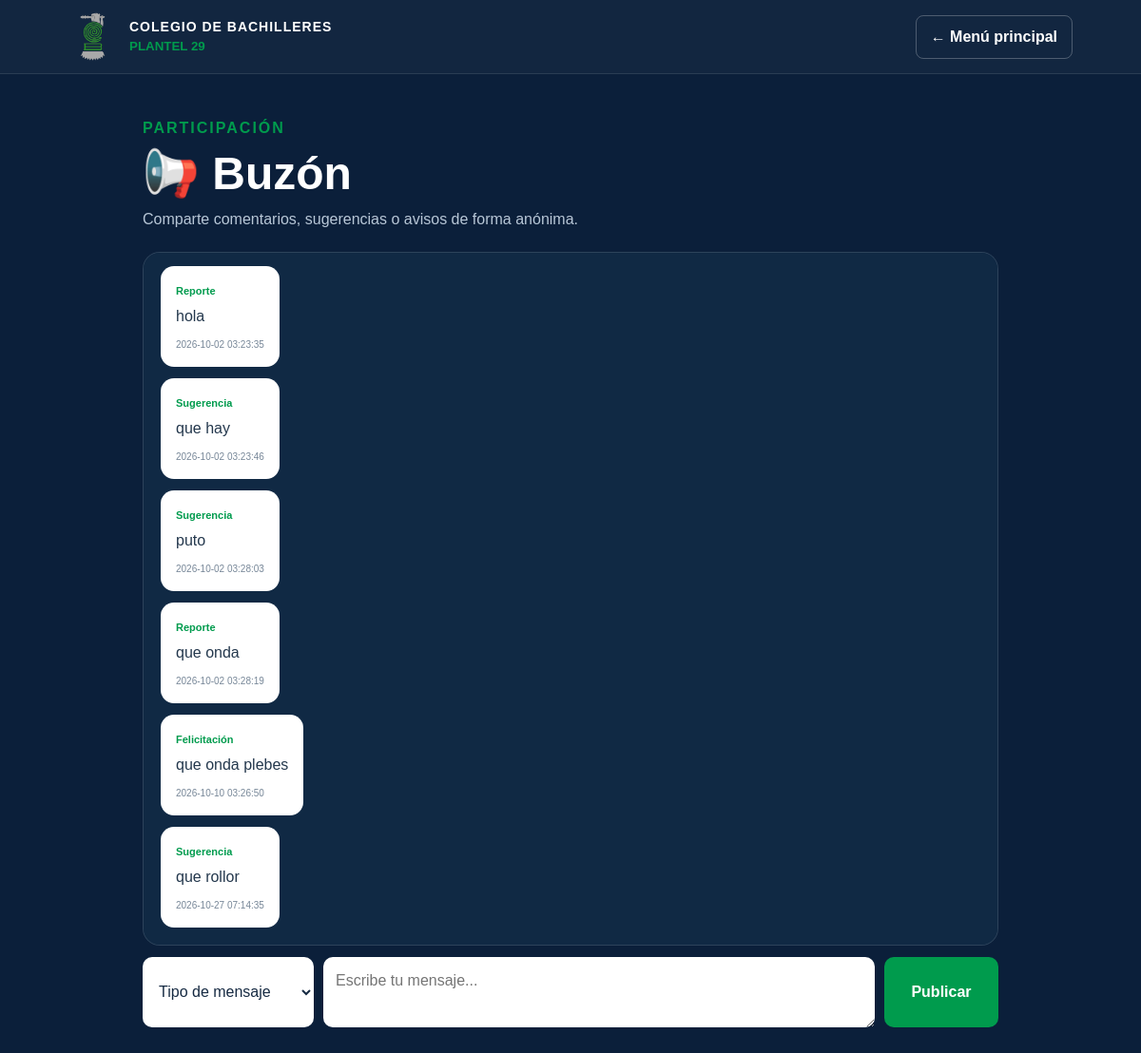
The app's page /buzon with its own data.
### tables this page shows
CREATE TABLE buzon (
            id INTEGER PRIMARY KEY AUTOINCREMENT,
            tipo TEXT NOT NULL,
            mensaje TEXT NOT NULL,
            fecha TIMESTAMP DEFAULT CURRENT_TIMESTAMP
        );

### app.py (the view, shortened to what this page needs)
@app.route("/buzon", methods=["GET", "POST"])
def buzon():
    conexion = conectar_db()
    publicaciones = conexion.execute("""
        SELECT id, tipo, mensaje, fecha
        FROM buzon
        ORDER BY id ASC
    """).fetchall()
    conexion.close()
    return render_template("buzon.html", publicaciones=publicaciones)

### app.py (called while the page is built)
def conectar_db():
    conexion = sqlite3.connect(DATABASE)
    conexion.row_factory = sqlite3.Row
    return conexion

### templates/buzon.html (shortened to what this page needs)
{% extends "base.html" %}
{% block content %}
<section class="buzon-page">
    <div class="buzon-top"><div><p>PARTICIPACIÓN</p><h1>📢 Buzón</h1><span>Comparte comentarios, sugerencias o avisos de forma anónima.</span></div></div>
    <div class="buzon-board" id="buzon-board">
        {% if publicaciones %}
            {% for publicacion in publicaciones %}
            <article class="message-card"><span>{{ publicacion.tipo }}</span><p>{{ publicacion.mensaje }}</p><small>{{ publicacion.fecha }}</small></article>
            {% endfor %}
        {% else %}
            <div class="empty-message">Todavía no hay publicaciones.</div>
        {% endif %}
    </div>
    <form class="buzon-form" method="POST">
        <select name="tipo" required>
            <option value="" disabled selected>Tipo de mensaje</option>
        </select>
        <textarea name="mensaje" maxlength="500" placeholder="Escribe tu mensaje..." required></textarea>
        <button type="submit">Publicar</button>
    </form>
</section>
{% endblock %}

### static/css/site.css (style rules this page uses)
:root { --azul:#0B1F3A; --azul-claro:#12365d; --verde:#009B4D; --verde-claro:#72e7a9; --blanco:#fff; --gris:#b8c6d5; --texto:#15263d; }
* { box-sizing:border-box; margin:0; padding:0; }
html { scroll-behavior:smooth; }
body { font-family:Arial,Helvetica,sans-serif; line-height:1.5; }
.buzon-page { width:min(900px,94%); margin:auto; }
.buzon-top { padding:45px 0 22px; color:#fff; }
.buzon-top p { color:var(--verde); font-weight:700; letter-spacing:2px; }
.buzon-top h1 { font-size:48px; }
.buzon-top span { color:#b8c7d7; }
.buzon-board { height:55vh; overflow-y:auto; background:#102944; border: 1px solid rgba(255,255,255,.12); border-radius:18px; padding:18px; display:flex; flex-direction:column; gap:12px; }
.message-card { max-width:78%; background:#fff; border-radius:14px; padding:13px 16px; align-self:flex-start; }
.message-card span { font-size:11px; font-weight:700; color:var(--verde); }
.message-card p { color:#24384d; margin:4px 0; }
.message-card small { font-size:10px; color:#778798; }
.buzon-form { display:grid; grid-template-columns: 180px 1fr 120px; gap:10px; margin-top:12px; }
.buzon-form select, .buzon-form textarea, .buzon-form button { font:inherit; border-radius:10px; border:0; padding:13px; }
.buzon-form select, .buzon-form textarea { background:#fff; color:#172b43; }
.buzon-form textarea { resize:vertical; min-height:52px; }
.buzon-form button { background:var(--verde); color:#fff; font-weight:700; cursor:pointer; }

### records on screen
buzon: tipo "Reporte", mensaje "hola", fecha "2026-10-02 03:23:35"
buzon: tipo "Sugerencia", mensaje "que hay", fecha "2026-10-02 03:23:46"
buzon: tipo "Sugerencia", mensaje "puto", fecha "2026-10-02 03:28:03"
buzon: tipo "Reporte", mensaje "que onda", fecha "2026-10-02 03:28:19"
buzon: tipo "Felicitación", mensaje "que onda plebes", fecha "2026-10-10 03:26:50"
buzon: tipo "Sugerencia", mensaje "que rollor", fecha "2026-10-27 07:14:35"
